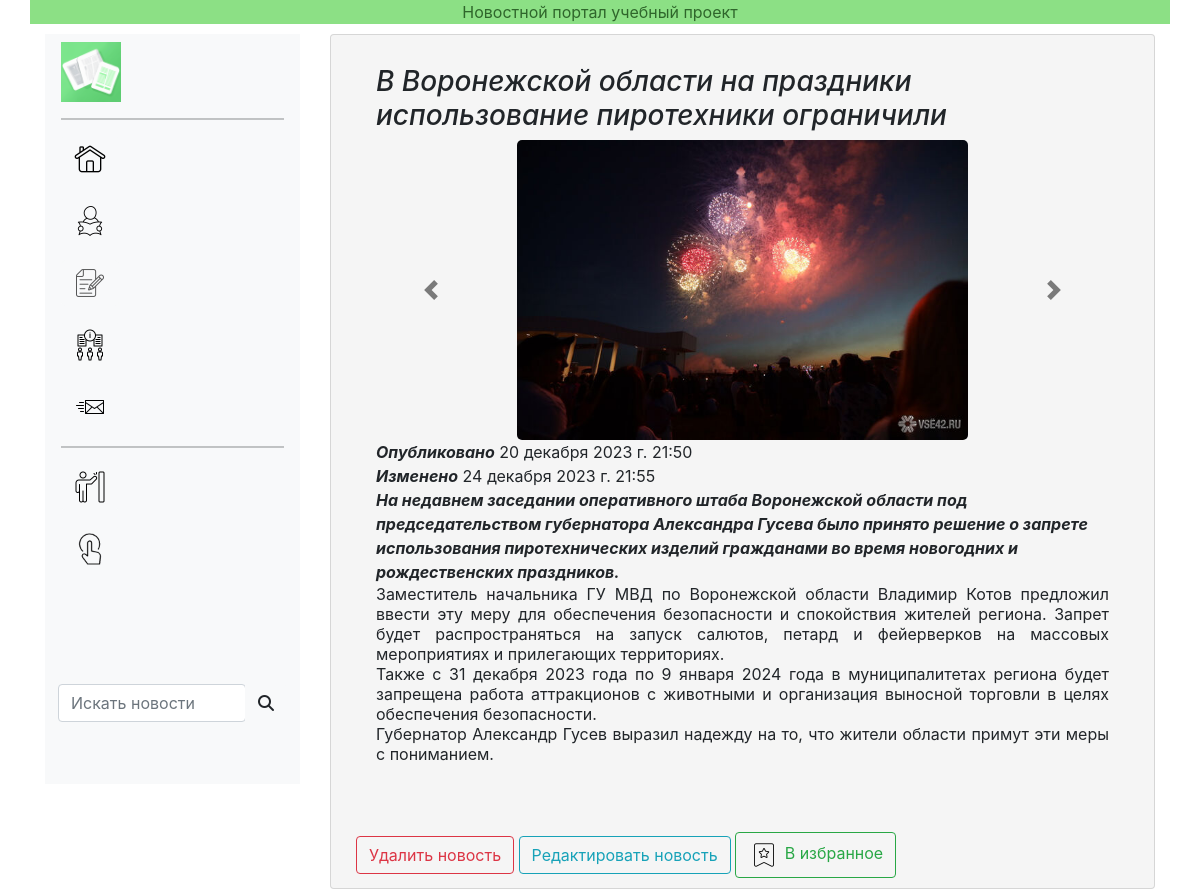
Page /news/news/13 on the committed database.
### news/models.py (models this page shows, shortened)
class Article(models.Model):
    categories = (('E', 'Экономика'),
                  ('S', 'Наука'),
                  ('IT', 'IT'),
                  ('SP', 'Спорт'),
                  ('N', 'Природа'),
                  ('W', 'Мировые новости'),
                  ('R', 'Региональные новости'),
                  ('C', 'Культура'),
                  ('R', 'Региональные новости'))
    author = models.ForeignKey(User, on_delete=models.SET_NULL, null=True, verbose_name='Автор')
    title = models.CharField('Название', max_length=120, default='')
    anouncement = models.TextField('Аннотация', max_length=250)
    text = models.TextField('Текст новости')
    date = models.DateTimeField('Дата публикации', auto_now_add=True)
    date_change = models.DateTimeField('Дата обновления', auto_now = True)
    category = models.CharField(choices=categories, max_length=20, verbose_name='Категория')
    tags = models.ManyToManyField(to=Tag, blank=True, verbose_name='Тэги')
    status = models.BooleanField(default=True, verbose_name='Статус публикации')
    slug = models.SlugField(verbose_name='Имя в адресной строке')
    objects = models.Manager()
    published = PublishedToday()
    class Meta:
        ordering = ['title','date']
        verbose_name= 'Новость'
        verbose_name_plural='Новости'

class Image(models.Model):
    article = models.ForeignKey(Article, on_delete=models.CASCADE)
    title = models.CharField(max_length=100, blank=True)
    image = models.ImageField(upload_to='article_images/')
    class Meta:
        verbose_name= 'Картинка новости'
        verbose_name_plural='Картинки новостей'

### news/views.py (the view)
# urls.py: path('news/<int:pk>', views.ArticleDetailView.as_view(), name = 'news_detail'),
class ArticleDetailView(DetailView):
    model = Article
    template_name = 'news/news_detail.html'
    context_object_name = 'article'
    def get_context_data(self, **kwargs):
        context = super().get_context_data(**kwargs)
        current_object = self.object
        images = Image.objects.filter(article=current_object)
        context['images'] = images
        return context

### users/templatetags/users_extras.py (called while the page is built)
@register.filter(name="has_group")
def has_group(user,group_name):
    return user.groups.filter(name=group_name).exists()

### news/templates/news/news_detail.html (shortened to what this page needs)
{% extends 'news/news.html' %}
{% load static %}
{% load bootstrap5 %}
{% block body %}
<link rel="stylesheet" href="https://maxcdn.bootstrapcdn.com/bootstrap/4.0.0/css/bootstrap.min.css"
integrity="sha384-Gn5384xqQ1aoWXA+058RXPxPg6fy4IWvTNh0E263XmFcJlSAwiGgFAW/dAiS6JXm">
<div class="card" style="background-color:#f5f5f5">
    <div class="margins5 paddings5">
        <div class="container-fluid">
            <div class="card-body">
                <h3><em> {{ article.title }} </em> </h3>
                    {% if article.image_set.all.0.image.url %}
                        <div id="carouselExampleIndicators" class="carousel slide" data-ride="carousel">
                            <div class="carousel-inner">
                                {% for image in article.image_set.all %}
                                <div class="carousel-item {% if forloop.counter == 1 %} active {% endif %}" >
                                    <img class="d-block" src="{{ image.image.url }}"
                                            style="margin:auto; height:300px; width:auto; border-radius:5px;">
                                </div>
                                {% endfor %}
                            </div>
                            <a class="carousel-control-prev" href="#carouselExampleIndicators" role="button" data-slide="prev">
                            <span class="carousel-control-prev-icon" aria-hidden="true"></span>
                            </a>
                            <a class="carousel-control-next" href="#carouselExampleIndicators" role="button" data-slide="next">
                            <span class="carousel-control-next-icon" aria-hidden="true"></span>
                            </a>
                        </div>
                    {% endif %}
                <p1> <i><strong>Опубликовано</strong></i> {{ article.date }} </p1> <br>
                <p1> <i><strong>Изменено</strong></i> {{ article.date_change }} </p1> <br>
                <p1 style="text-align: justify;"> <i><strong>{{ article.anouncement }} </strong></i> </p1> <br>
                <p1 class="content_justify lh-sm" style="text-align: justify;"> {{ article.text }} </p1> <br>
            </div> <br>
        <a class="btn btn-outline-danger" href="{% url 'news_delete' article.pk %}">Удалить новость</a>
        <a class="btn btn-outline-info" href="{% url 'news_update' article.pk %}">Редактировать новость</a>
        <a class="btn btn-outline-success"  href="{% url 'favorites' article.pk %}"><img src="{% static 'main/img/icon-my-favorite.png' %}" alt="В избранное" class="navbaricons justify-content-md-end"> В избранное</i></a>
        </div>
    </div>
</div>
{% endblock %}

### main/static/main/css/style.css (style rules this page uses)
.margins5 { margin: 5px; }
.paddings5 { padding: 5px; }
.navbaricons { text-align: center; vertical-align: middle; width:32px; height:auto }
.carousel-control-next-icon, .carousel-control-prev-icon { filter: invert(1); }
.content_justify { display: flex; justify-content: space-between; white-space: pre-wrap; flex-wrap: wrap; }

### rows in the picture
Article: title "В Воронежской области на праздники использование пиротехники ограничили", date "20 декабря 2023 г. 21:50", date_change "24 декабря 2023 г. 21:55", anouncement "На недавнем заседании оперативного штаба Воронежской области под председательством губернатора Александра Гусева было принято решение о запрете использования пиротехнических изделий гражданами во время новогодних и рождественских праздников.", text "Заместитель начальника ГУ МВД по Воронежской области Владимир Котов предложил ввести эту меру для обеспечения безопасности и спокойствия жителей региона. Запрет будет распространяться на запуск салютов, петард и фейерверков на массовых мероприятиях и прилегающих территориях. Также с 31 декабря 2023 года по 9 января 2024 года в муниципалитетах региона будет запрещена работа аттракционов с животными и организация выносной торговли в целях обеспечения безопасности. Губернатор Александр Гусев выразил надежду на то, что жители области примут эти меры с пониманием."
Image: image (picture)
